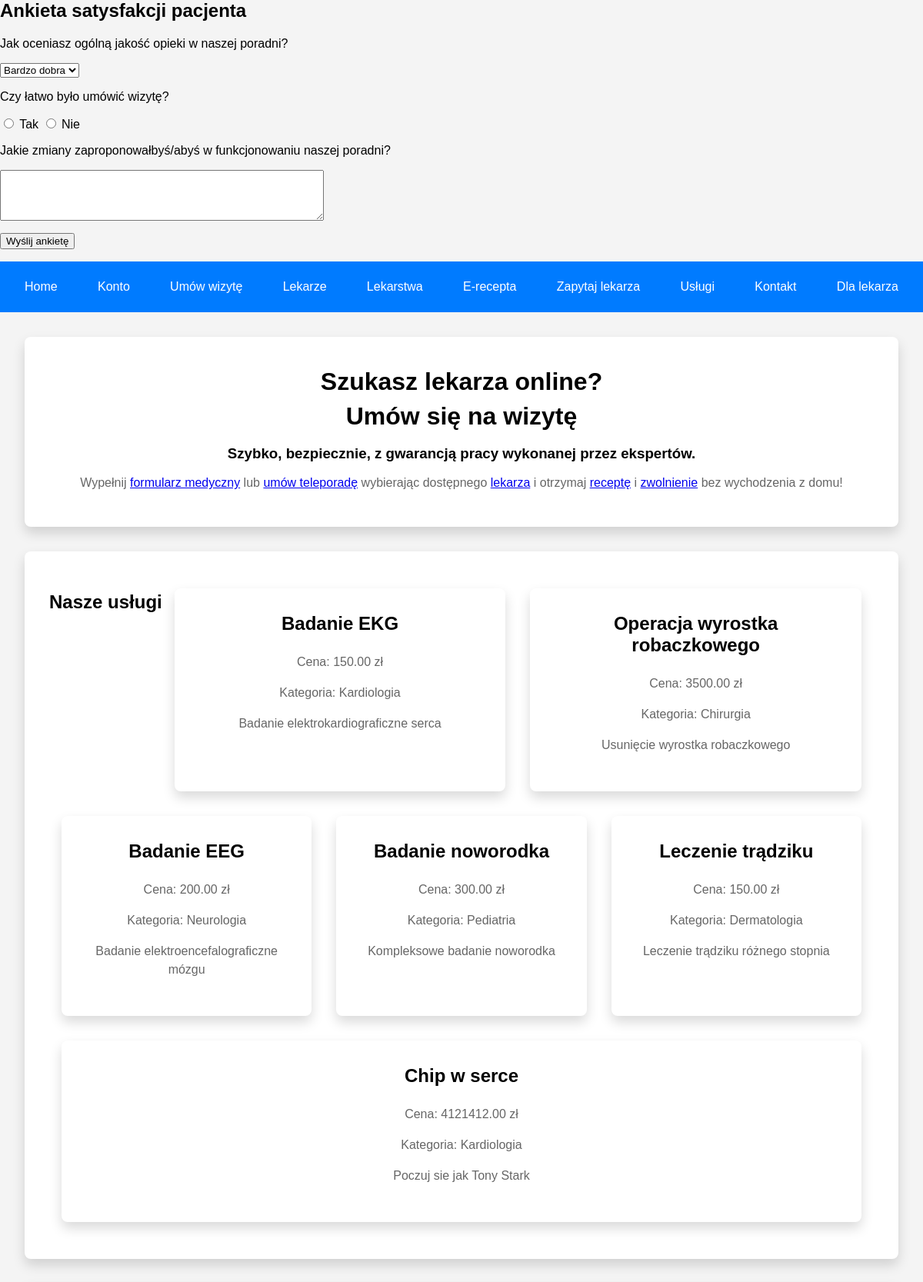
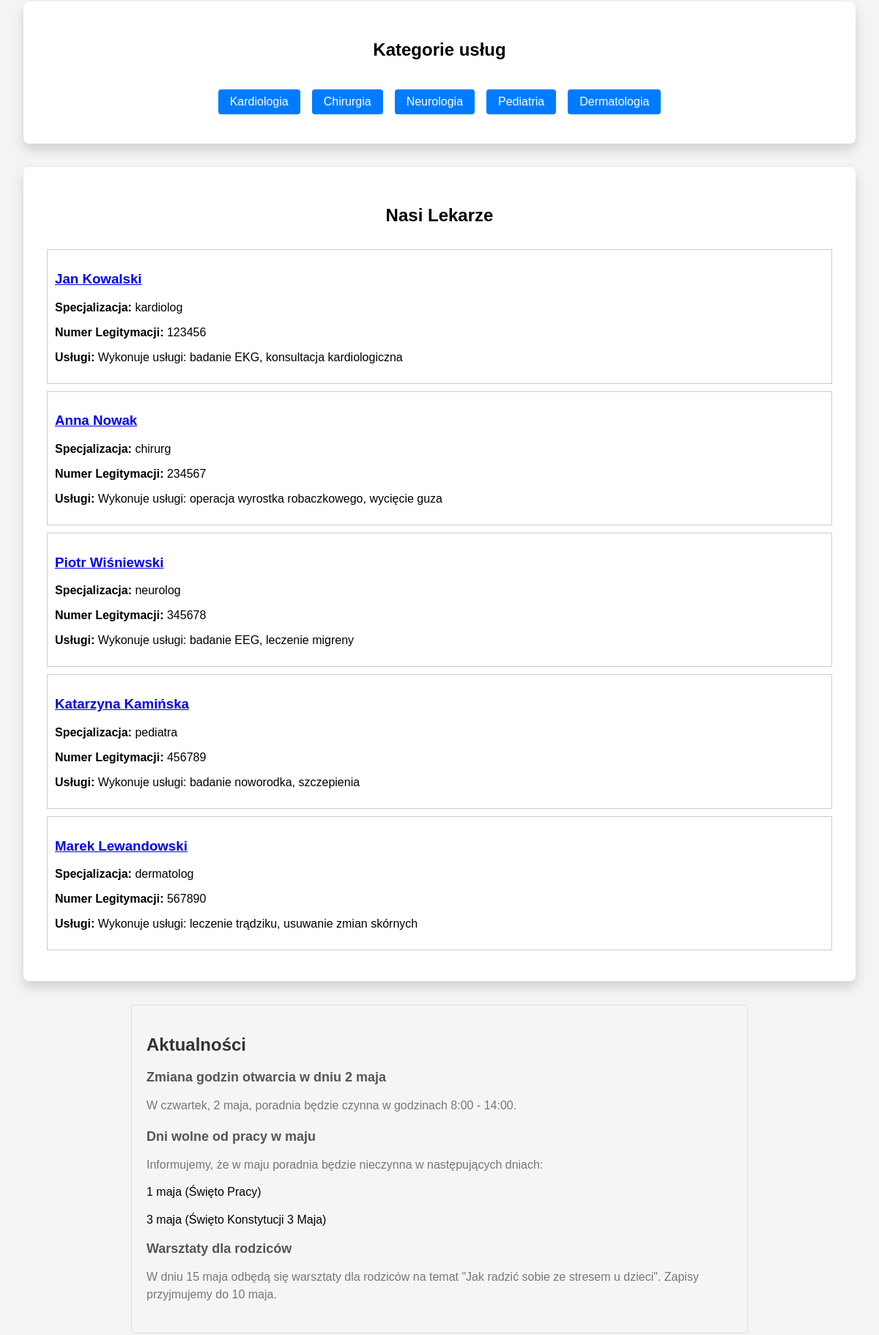
Page /test.php (upper part) on the committed database (2 pictures, top to bottom).
### tables this page shows
CREATE TABLE `services` (
  `id` int(6) UNSIGNED NOT NULL,
  `name` varchar(100) NOT NULL,
  `description` text DEFAULT NULL,
  `price` decimal(10,2) NOT NULL,
  `category_id` int(6) UNSIGNED NOT NULL
);

CREATE TABLE `categories` (
  `id` int(6) UNSIGNED NOT NULL,
  `name` varchar(50) NOT NULL
);

### klasy.php (called while the page is built, shortened)
<?php
    abstract class Doktor {
        protected $imie;
        protected $nazwisko;
        protected $numer_legitymacji;
        protected $uslugi;
        public function __construct($imie, $nazwisko, $numer_legitymacji, $uslugi) {
            $this->imie = $imie;
            $this->nazwisko = $nazwisko;
            $this->numer_legitymacji = $numer_legitymacji;
            $this->uslugi = $uslugi;
        }
        public function pelneNazwisko() {
            return $this->imie . ' ' . $this->nazwisko;
        }
        public function numerLegitymacji() {
            return $this->numer_legitymacji;
        }
        public function informacjeOUslugach() {
            return 'Wykonuje usługi: ' . implode(", ", $this->uslugi);
        }
    }
    class Kardiolog extends Doktor {
        public $specjalizacja = "kardiolog";
        public function informacjeOSpecjalizacji() {
            return $this->specjalizacja;
        }
    }
    class Chirurg extends Doktor {
        public $specjalizacja = "chirurg";
        public function informacjeOSpecjalizacji() {
            return $this->specjalizacja;
        }
    }
    class Neurolog extends Doktor {
        public $specjalizacja = "neurolog";
        public function informacjeOSpecjalizacji() {
            return $this->specjalizacja;
        }
    }
    class Pediatra extends Doktor {
        public $specjalizacja = "pediatra";
        public function informacjeOSpecjalizacji() {
            return $this->specjalizacja;
        }
    }
    class Dermatolog extends Doktor {
        public $specjalizacja = "dermatolog";
        public function informacjeOSpecjalizacji() {
            return $this->specjalizacja;
        }
    }
?>

### test.php (the view, shortened to what this page needs)
<?php
require_once 'config.php';
$stmt = $conn->prepare("SELECT * FROM categories");
$stmt->execute();
$categories = $stmt->fetchAll(PDO::FETCH_ASSOC);
$stmt = $conn->prepare("SELECT * FROM services");
$stmt->execute();
$services = $stmt->fetchAll(PDO::FETCH_ASSOC);
function getUniqueCategories($categories) {
    $uniqueCategories = [];
    foreach ($categories as $category) {
        if (!in_array($category['name'], array_column($uniqueCategories, 'name'))) {
            $uniqueCategories[] = $category;
        }
    }
    return $uniqueCategories;
}
$uniqueCategories = getUniqueCategories($categories);
function wyswietlAnkiete() {
  echo '<h2>Ankieta satysfakcji pacjenta</h2>';
  echo '<form method="post" action="przetworzAnkiete.php">';
  echo '<p>Jak oceniasz ogólną jakość opieki w naszej poradni?</p>';
  echo '<select name="ocena_opieki">
          <option value="5">Bardzo dobra</option>
          <option value="4">Dobra</option>
          <option value="3">Przeciętna</option>
          <option value="2">Słaba</option>
          <option value="1">Bardzo słaba</option>
        </select>';
  echo '<p>Czy łatwo było umówić wizytę?</p>';
  echo '<input type="radio" name="latwosc_wizyty" value="tak"> Tak
        <input type="radio" name="latwosc_wizyty" value="nie"> Nie';
  echo '<p>Jakie zmiany zaproponowałbyś/abyś w funkcjonowaniu naszej poradni?</p>';
  echo '<textarea name="sugestie_zmian" rows="4" cols="50"></textarea>';
  echo '<p><input type="submit" value="Wyślij ankietę"></p>';
  echo '</form>';
}
wyswietlAnkiete();
?>
<!DOCTYPE html>
<html lang="pl">
<head>
    <link rel="stylesheet" type="text/css" href="navigator.css">
    <link rel="stylesheet" type="text/css" href="mainer.css">
</head>
<body>
    <nav>
        <ul>
            <li><a href="#home">Home</a></li>
            <li class="hideOnMobile"><a href="accountPage.php">Konto</a></li>
            <li class="hideOnMobile"><a href="#wizyty">Umów wizytę</a></li>
            <li class="hideOnMobile"><a href="lekarze.php">Lekarze</a></li>
            <li class="hideOnMobile"><a href="#medicine">Lekarstwa</a></li>
            <li class="hideOnMobile"><a href="#receipt">E-recepta</a></li>
            <li class="hideOnMobile"><a href="#question">Zapytaj lekarza</a></li>
            <li class="hideOnMobile"><a href="services.php">Usługi</a></li>
            <li class="hideOnMobile"><a href="#contact">Kontakt</a></li>
            <li class="hideOnMobile"><a href="adminPanel.php">Dla lekarza</a></li>
        </ul>
    </nav>
    <main>
        <div class='wizyta-container'>
            <h1 class='first'>Szukasz lekarza online?</h1>
            <h1 class='second'>Umów się na wizytę</h1>
            <h3>Szybko, bezpiecznie, z gwarancją pracy wykonanej przez ekspertów.</h3>
            <p>Wypełnij <a href="#">formularz medyczny</a> lub <a href="#">umów teleporadę</a> wybierając dostępnego <a href="lekarze.php">lekarza</a> i otrzymaj <a href="#receipt">receptę</a> i <a href="#">zwolnienie</a> bez wychodzenia z domu!</p>
        </div>
    </main>
    <section class="services">
        <h2>Nasze usługi</h2>
        <?php
        $displayed_services = [];
        foreach ($services as $service):
            if (in_array($service['name'], $displayed_services)) {
                continue;
            }
            $displayed_services[] = $service['name'];
            ?>
            <div class="service">
                <h3><?= $service['name'] ?></h3>
                <p>Cena: <?= $service['price'] ?> zł</p>
                <p>Kategoria: <?= $categories[array_search($service['category_id'], array_column($categories, 'id'))]['name'] ?></p>
                <p><?= $service['description'] ?></p>
            </div>
        <?php endforeach; ?>
    </section>
    <section class="categories">
        <h2>Kategorie usług</h2>
        <ul>
            <?php foreach ($uniqueCategories as $category): ?>
                <li><a href="services.php?category=<?= $category['id'] ?>"><?= $category['name'] ?></a></li>
            <?php endforeach; ?>
        </ul>
    </section>
    <section class="doctors">
        <h2>Nasi Lekarze</h2>
        <div class="doctor-list">
            <?php
            require_once 'klasy.php';
            $count = 0;
            foreach ($array as $doktor) {
                if ($count >= 5) {
                    break;
                }
                $licenseNumber = $doktor->numerLegitymacji();
                ?>
                <div class="doctor-container">
                    <h3>
                        <a href="lekarz.php?id=<?php echo $licenseNumber; ?>">
                            <?php echo $doktor->pelneNazwisko(); ?>
                        </a>
                    </h3>
                    <p><strong>Specjalizacja:</strong> <?php echo $doktor->informacjeOSpecjalizacji(); ?></p>
                    <p><strong>Numer Legitymacji:</strong> <?php echo $licenseNumber; ?></p>
                    <p><strong>Usługi:</strong> <?php echo $doktor->informacjeOUslugach(); ?></p>
                </div>
                <?php
                $count++;
            }
            ?>
        </div>
    </section>
    <section class='aktualnosci'>
        <h2>Aktualności</h2>
            <ul>
                <li>
                <h3>Zmiana godzin otwarcia w dniu 2 maja</h3>
                <p>W czwartek, 2 maja, poradnia będzie czynna w godzinach 8:00 - 14:00.</p>
                </li>
                <li>
                <h3>Dni wolne od pracy w maju</h3>
                <p>Informujemy, że w maju poradnia będzie nieczynna w następujących dniach:</p>
                <ul>
                    <li>1 maja (Święto Pracy)</li>
                    <li>3 maja (Święto Konstytucji 3 Maja)</li>
                </ul>
                </li>
                <li>
                <h3>Warsztaty dla rodziców</h3>
                <p>W dniu 15 maja odbędą się warsztaty dla rodziców na temat "Jak radzić sobie ze stresem u dzieci". Zapisy przyjmujemy do 10 maja.</p>
                </li>
            </ul>
    </section>
</body>
</html>

### navigator.css (style rules this page uses)
.wizyta-container { text-align: center; padding: 2rem; background-color: #fff; margin: 2rem; border-radius: 0.5rem; box-shadow: 0 0.5rem 1rem rgba(0,0,0,0.15); }
.wizyta-container h1 { margin: 0.5rem 0; }
.wizyta-container p { color: #666; }
.services, .categories, .doctors, .medicines, .prescriptions, .ask-doctor, .contact, .doctor-panel { padding: 2rem; background-color: #fff; margin: 2rem; border-radius: 0.5rem; box-shadow: 0 0.5rem 1rem rgba(0,0,0,0.15); }
.services h2, .categories h2, .doctors h2, .medicines h2, .prescriptions h2, .ask-doctor h2, .contact h2, .doctor-panel h2 { text-align: center; margin-bottom: 2rem; }
.services { display: flex; flex-wrap: wrap; justify-content: space-between; }
.service { background: #fff; padding: 2rem; border-radius: 0.5rem; box-shadow: 0 0.5rem 1rem rgba(0,0,0,0.15); transition: transform 0.3s ease; flex: 1 1 calc(33.333% - 2rem); margin: 1rem; box-sizing: border-box; }
.service h3 { margin-top: 0; font-size: 1.5rem; }
.service p { color: #666; line-height: 1.5; }
.categories ul { display: flex; flex-wrap: wrap; justify-content: center; list-style: none; padding: 0; margin: 0; }
.categories li { margin: 0.5rem; }
.categories a { display: block; padding: 0.5rem 1rem; background: #007bff; color: #fff; text-decoration: none; border-radius: 0.25rem; transition: background 0.3s ease; }
body { font-family: Arial, sans-serif; background-color: #f4f4f4; margin: 0; padding: 0; }
nav { background-color: #007bff; color: #fff; padding: 1rem; }
nav ul { list-style: none; padding: 0; margin: 0; display: flex; justify-content: space-between; align-items: center; }
nav ul li a { color: #fff; text-decoration: none; padding: 0.5rem 1rem; display: block; }
.doctor-container { border: 1px solid #ccc; padding: 10px; margin-bottom: 10px; }
.aktualnosci { font-family: Arial, sans-serif; max-width: 800px; margin: 0 auto; padding: 20px; background-color: #f5f5f5; border: 1px solid #ddd; border-radius: 5px; }
.aktualnosci h2 { color: #333; font-size: 24px; margin-bottom: 20px; }
.aktualnosci ul { list-style-type: none; padding: 0; }
.aktualnosci li { margin-bottom: 20px; }
.aktualnosci h3 { color: #555; font-size: 18px; margin-bottom: 10px; }
.aktualnosci p { color: #777; line-height: 1.5; }

### mainer.css (style rules this page uses)
body { font-family: Arial, sans-serif; background-color: #f4f4f4; margin: 0; padding: 0; }
nav { background-color: #007bff; color: #fff; padding: 1rem; }
nav ul { list-style: none; padding: 0; margin: 0; display: flex; justify-content: space-between; align-items: center; }
nav ul li a { color: #fff; text-decoration: none; padding: 0.5rem 1rem; display: block; }
.wizyta-container { text-align: center; padding: 2rem; background-color: #fff; margin: 2rem; border-radius: 0.5rem; box-shadow: 0 0.5rem 1rem rgba(0,0,0,0.15); }
.wizyta-container h1 { margin: 0.5rem 0; }
.wizyta-container p { color: #666; }
.services, .categories, .doctors, .medicines, .prescriptions, .ask-doctor, .contact, .doctor-panel { padding: 2rem; background-color: #fff; margin: 2rem; border-radius: 0.5rem; box-shadow: 0 0.5rem 1rem rgba(0,0,0,0.15); }
.services h2, .categories h2, .doctors h2, .medicines h2, .prescriptions h2, .ask-doctor h2, .contact h2, .doctor-panel h2 { text-align: center; margin-bottom: 2rem; }
.services { display: flex; flex-wrap: wrap; justify-content: space-between; }
.service { background: #fff; padding: 2rem; border-radius: 0.5rem; box-shadow: 0 0.5rem 1rem rgba(0,0,0,0.15); transition: transform 0.3s ease; flex: 1 1 calc(33.333% - 2rem); margin: 1rem; box-sizing: border-box; }
.service h3 { margin-top: 0; font-size: 1.5rem; }
.service p { color: #666; line-height: 1.5; }
.categories ul { display: flex; flex-wrap: wrap; justify-content: center; list-style: none; padding: 0; margin: 0; }
.categories li { margin: 0.5rem; }
.categories a { display: block; padding: 0.5rem 1rem; background: #007bff; color: #fff; text-decoration: none; border-radius: 0.25rem; transition: background 0.3s ease; }
.services { text-align:center; }

### rows in the picture
services: name "Badanie EKG", price "150.00", category.name "Kardiologia", description "Badanie elektrokardiograficzne serca"
services: name "Operacja wyrostka robaczkowego", price "3500.00", category.name "Chirurgia", description "Usunięcie wyrostka robaczkowego"
services: name "Badanie EEG", price "200.00", category.name "Neurologia", description "Badanie elektroencefalograficzne mózgu"
services: name "Badanie noworodka", price "300.00", category.name "Pediatria", description "Kompleksowe badanie noworodka"
services: name "Leczenie trądziku", price "150.00", category.name "Dermatologia", description "Leczenie trądziku różnego stopnia"
services: name "Chip w serce", price "4121412.00", category.name "Kardiologia", description "Poczuj sie jak Tony Stark"
categories: name "Kardiologia"
categories: name "Chirurgia"
categories: name "Neurologia"
categories: name "Pediatria"
categories: name "Dermatologia"

### other values in the picture
$doktor->pelneNazwisko() "Jan Kowalski"
$doktor->informacjeOSpecjalizacji() "kardiolog"
$licenseNumber "123456"
$doktor->informacjeOUslugach() "Wykonuje usługi: badanie EKG, konsultacja kardiologiczna"
$doktor->pelneNazwisko() "Anna Nowak"
$doktor->informacjeOSpecjalizacji() "chirurg"
$licenseNumber "234567"
$doktor->informacjeOUslugach() "Wykonuje usługi: operacja wyrostka robaczkowego, wycięcie guza"
$doktor->pelneNazwisko() "Piotr Wiśniewski"
$doktor->informacjeOSpecjalizacji() "neurolog"
$licenseNumber "345678"
$doktor->informacjeOUslugach() "Wykonuje usługi: badanie EEG, leczenie migreny"
$doktor->pelneNazwisko() "Katarzyna Kamińska"
$doktor->informacjeOSpecjalizacji() "pediatra"
$licenseNumber "456789"
